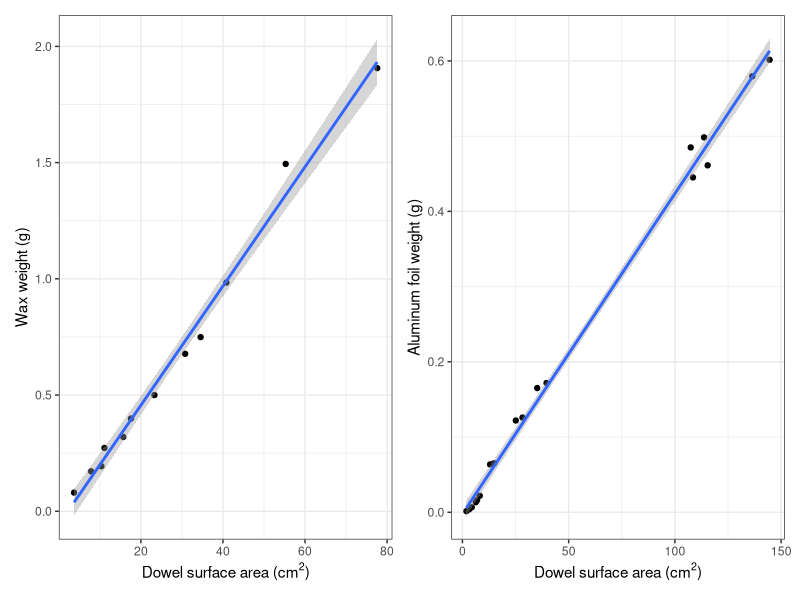

Here is the R script that generated this plot:
#### Supplemental Figure 3: Surface area standard regression
#### Created by Danielle Barnas


##########################################################
### Supplemental Figure 3
##########################################################

#############################
### LOAD LIBRARIES
#############################
library(tidyverse)
library(here)
library(patchwork)


#############################
### READ IN DATA
#############################
foilSA <- read_csv(here("Data", "Growth", "foil_SA_curve.csv"))
waxSA <- read_csv(here("Data", "Growth", "wax_dip_curve.csv"))


#############################
### CREATE PLOT
#############################
wax.plot <- waxSA %>% 
  ggplot(aes(x = dowel_SA_cm2, y = wax_weight)) +
  geom_point() +
  geom_smooth(method = "lm") +
  theme_bw() +
  labs(x = expression("Dowel surface area (cm"^2*")"),
       y = "Wax weight (g)")

foil.plot <- foilSA %>% 
  ggplot(aes(x = dowel_SA_cm2, y = aluminum_weight)) +
  geom_point() +
  geom_smooth(method = "lm") +
  theme_bw() +
  labs(x = expression("Dowel surface area (cm"^2*")"),
       y = "Aluminum foil weight (g)")

sa.plots <- wax.plot + foil.plot

summary(lm(data = waxSA, wax_weight ~ dowel_SA_cm2))
summary(lm(data = foilSA, aluminum_weight ~ dowel_SA_cm2))
  
#############################
### SAVE PLOT
#############################
ggsave(here("Output", "PaperFigures", "Supp3_SA_plots.png"), sa.plots, device = "png", height = 5, width = 8)
